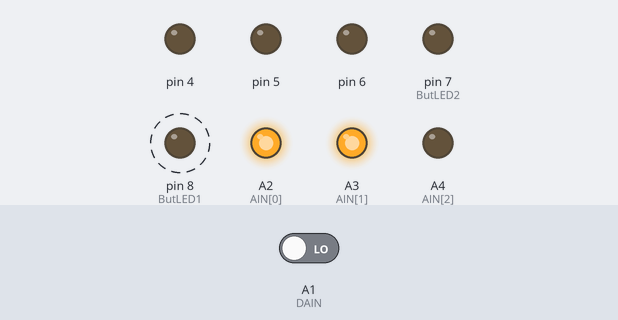
Bench run of a sketch on a simulated Arduino Uno, built with avr-gcc and run on an emulated ATmega328P. On the bench: output pins drawn as LEDs (lit = HIGH). Dashed ring = blinking. Inputs (shaded band) come from the test bench; at power-on: A1 (DAIN) LOW.

Above: at 1.2 s.
1.3 s: A1 (DAIN) driven HIGH
At 1.8 s:
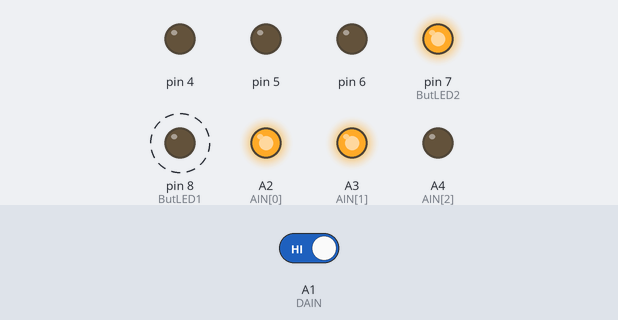
4.3 s: A1 (DAIN) driven LOW
At 5.6 s:
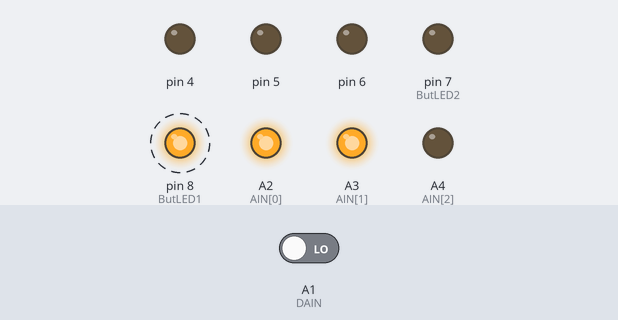
Timing chart, 0 to 59.8 s (numbered marks = the images above; inputs shaded):
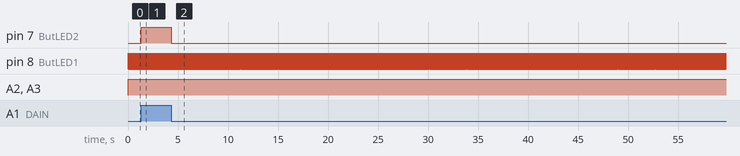

Measured:
- after the input at 1.3 s, pin 7 (ButLED2): LOW → HIGH at once
- after the input at 4.3 s, pin 7 (ButLED2): HIGH → LOW at once
- by itself, pin 8 (ButLED1): alternates HIGH for 0.01 s and LOW for 0.01 s

The sketch:

testMXlines.ino
```cpp
byte count = 0;
byte AIN[] = {A2, A3, A4};
int ButLED1 = 8;
int ButLED2 = 7;
int DAIN = A1;

void setup() {
  // put your setup code here, to run once:
  for (byte A = 4; A < 7; A++) {
    pinMode(A, OUTPUT);
  }

  for (byte A = 0; A < 3; A++) {
    pinMode(AIN[A], OUTPUT);
  }
  pinMode(ButLED2, OUTPUT);
  pinMode(ButLED1, OUTPUT);
  pinMode(DAIN, INPUT);
  digitalWrite(ButLED2, false);
}

void loop() {
  // put your main code here, to run repeatedly:
  WriteAdd(0);
  WriteInAdd(3);
  digitalWrite(ButLED1, true);
  if (digitalRead(DAIN) == true)
    digitalWrite(ButLED2, true);
  else
    digitalWrite(ButLED2, false);
  delay(10);
  digitalWrite(ButLED1, false);
  delay(10);
  count++;
  if (count > 7)
    count = 0;
}

void WriteInAdd(byte address) {
  for (byte A = 0; A < 3; A++) {
    digitalWrite(AIN[A], (boolean)(address & 0x01));
    address >>= 1;

  }
}

void WriteAdd(byte address) {
  for (byte A = 4; A < 7; A++) {
    digitalWrite(A, (boolean)(address & 0x01));
    address >>= 1;

  }

}
```
